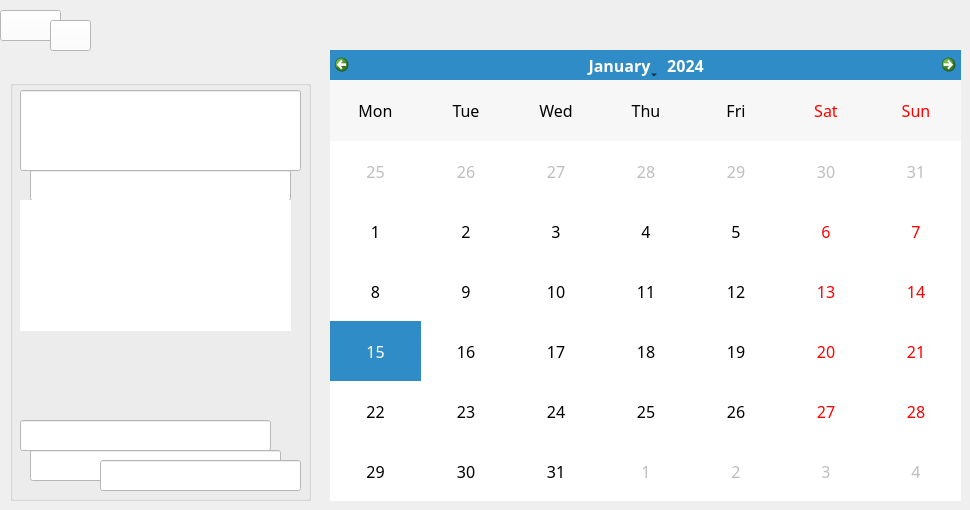
      <widget class="QWidget" name="tab_11">
       <attribute name="title">
        <string>Calendrier Evenements</string>
       </attribute>
       <widget class="QCalendarWidget" name="calendarWidgett">
        <property name="enabled">
         <bool>true</bool>
        </property>
        <property name="geometry">
         <rect>
          <x>330</x>
          <y>50</y>
          <width>631</width>
          <height>451</height>
         </rect>
        </property>
        <property name="font">
         <font>
          <family>Century Gothic</family>
          <pointsize>12</pointsize>
          <weight>50</weight>
          <italic>false</italic>
          <bold>false</bold>
         </font>
        </property>
        <property name="cursor">
         <cursorShape>OpenHandCursor</cursorShape>
        </property>
        <property name="layoutDirection">
         <enum>Qt::LeftToRight</enum>
        </property>
        <property name="styleSheet">
         <string notr="true">
font: 12pt &quot;Century Gothic&quot;;</string>
        </property>
        <property name="verticalHeaderFormat">
         <enum>QCalendarWidget::NoVerticalHeader</enum>
        </property>
       </widget>
       <widget class="QPushButton" name="Calendrier_HOME">
        <property name="geometry">
         <rect>
          <x>0</x>
          <y>10</y>
          <width>61</width>
          <height>31</height>
         </rect>
        </property>
        <property name="styleSheet">
         <string notr="true">background-color:white;</string>
        </property>
        <property name="text">
         <string/>
        </property>
        <property name="icon">
         <iconset resource="ressources.qrc">
          <normaloff>:/icons/icons/accueil.png</normaloff>:/icons/icons/accueil.png</iconset>
        </property>
        <property name="iconSize">
         <size>
          <width>30</width>
          <height>30</height>
         </size>
        </property>
       </widget>
       <widget class="QPushButton" name="pushButton_18">
        <property name="geometry">
         <rect>
          <x>50</x>
          <y>20</y>
          <width>41</width>
          <height>31</height>
         </rect>
        </property>
        <property name="styleSheet">
         <string notr="true">background-color:white;</string>
        </property>
        <property name="text">
         <string/>
        </property>
        <property name="icon">
         <iconset resource="ressources.qrc">
          <normaloff>:/icons/icons/parametres.png</normaloff>:/icons/icons/parametres.png</iconset>
        </property>
        <property name="iconSize">
         <size>
          <width>25</width>
          <height>25</height>
         </size>
        </property>
       </widget>
       <widget class="QGroupBox" name="groupBox_4">
        <property name="geometry">
         <rect>
          <x>10</x>
          <y>80</y>
          <width>301</width>
          <height>421</height>
         </rect>
        </property>
        <property name="styleSheet">
         <string notr="true">QLineEdit {  
background-color:white;
	font: 75 8pt &quot;Century Gothic&quot;;
font-size:16px;
}
QTextEdit
{ 
border:white;
background-color:white;
	font: 8pt &quot;Century&quot;;
}</string>
        </property>
        <property name="title">
         <string/>
        </property>
        <widget class="QLineEdit" name="date_cal">
         <property name="geometry">
          <rect>
           <x>10</x>
           <y>10</y>
           <width>281</width>
           <height>81</height>
          </rect>
         </property>
         <property name="styleSheet">
          <string notr="true">QLineEdit
{
font-size:30px;
	font: 75 15pt &quot;Arial&quot;;
}</string>
         </property>
         <property name="text">
          <string/>
         </property>
        </widget>
        <widget class="QLineEdit" name="nom_cal">
         <property name="geometry">
          <rect>
           <x>20</x>
           <y>90</y>
           <width>261</width>
           <height>31</height>
          </rect>
         </property>
         <property name="styleSheet">
          <string notr="true">QLineEdit
{
	font:  &quot;Calibri&quot;;
font-size:18px;
}</string>
         </property>
         <property name="text">
          <string/>
         </property>
        </widget>
        <widget class="QLineEdit" name="ville_cal">
         <property name="geometry">
          <rect>
           <x>10</x>
           <y>340</y>
           <width>251</width>
           <height>31</height>
          </rect>
         </property>
         <property name="text">
          <string/>
         </property>
        </widget>
        <widget class="QLineEdit" name="code_cal">
         <property name="geometry">
          <rect>
           <x>20</x>
           <y>370</y>
           <width>251</width>
           <height>31</height>
          </rect>
         </property>
         <property name="text">
          <string/>
         </property>
        </widget>
        <widget class="QLineEdit" name="type_cal">
         <property name="geometry">
          <rect>
           <x>90</x>
           <y>380</y>
           <width>201</width>
           <height>31</height>
          </rect>
         </property>
         <property name="styleSheet">
          <string notr="true">font-size:8pt;</string>
         </property>
         <property name="text">
          <string/>
         </property>
        </widget>
        <widget class="QTextEdit" name="desc_cal">
         <property name="geometry">
          <rect>
           <x>10</x>
           <y>120</y>
           <width>271</width>
           <height>131</height>
          </rect>
         </property>
         <property name="styleSheet">
          <string notr="true">QTextEdit
{ 
border:white;
background-color:white;
	font: 8pt &quot;Century&quot;;
}</string>
         </property>
         <property name="html">
          <string>&lt;!DOCTYPE HTML PUBLIC &quot;-//W3C//DTD HTML 4.0//EN&quot; &quot;http://www.w3.org/TR/REC-html40/strict.dtd&quot;&gt;
&lt;html&gt;&lt;head&gt;&lt;meta name=&quot;qrichtext&quot; content=&quot;1&quot; /&gt;&lt;style type=&quot;text/css&quot;&gt;
p, li { white-space: pre-wrap; }
&lt;/style&gt;&lt;/head&gt;&lt;body style=&quot; font-family:'Century'; font-size:8pt; font-weight:400; font-style:normal;&quot;&gt;
&lt;p style=&quot;-qt-paragraph-type:empty; margin-top:0px; margin-bottom:0px; margin-left:0px; margin-right:0px; -qt-block-indent:0; text-indent:0px;&quot;&gt;&lt;br /&gt;&lt;/p&gt;&lt;/body&gt;&lt;/html&gt;</string>
         </property>
        </widget>
       </widget>
      </widget>
